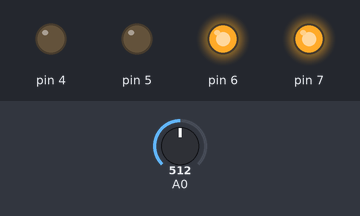
This sketch was run on a simulated Arduino Uno, built with avr-gcc and run on an emulated ATmega328P. Parts: output pins drawn as LEDs (lit = HIGH). The inputs (shaded band) are chosen by the test bench; at power-on: A0 = 512. What the sketch prints to the serial monitor is not drawn.

Above: at 1.2 s.
1.3 s: A0 set to 487
At 2.5 s:
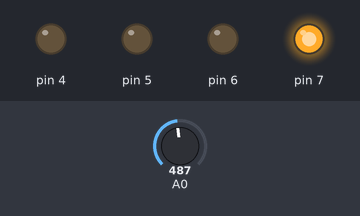
2.8 s: A0 set to 258
4.3 s: A0 set to 239
At 5.0 s:
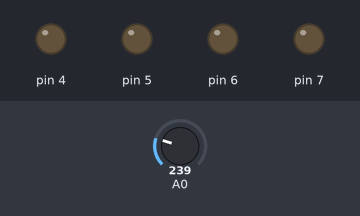
5.8 s: A0 set to 900
At 6.1 s:
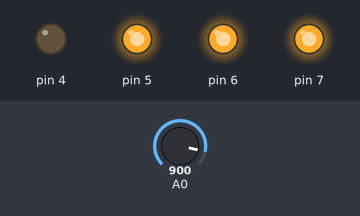
7.3 s: A0 set to 987
8.8 s: A0 set to 1013
At 9.6 s:
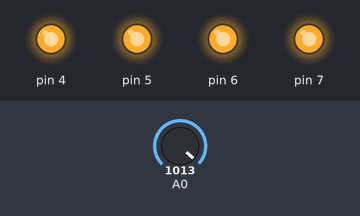
Timing chart, 0 to 11.3 s (numbered marks = the images above; inputs shaded):
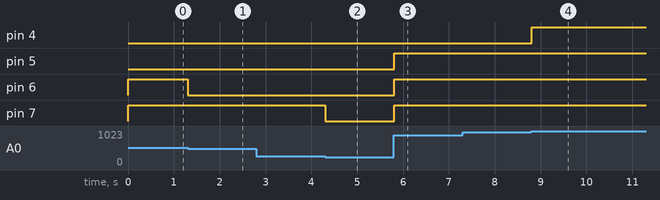

The sketch:

Potentiometer.ino
```cpp
/* This code uses a potentiometer and four single colour LEDs. Turning the potentiometer will result in the LEDS
 *
 * See attached Fritzing Diagram to set up the circuit and then follow the comments
  in the body of the code for a breakdown on each section of code.
 *
 *  Wesley Slade 2018 - IXDA Arduino Workshop - Sheridan College
 *  all /* comments are by Wesley Slade
*/

void setup() {
  /* Turns on serial communcations and allows the Arduino to detect the potentiometer's input */
  Serial.begin(9600);

/* pinMode allows us to tell the Arduino pins what mode to be in. In this tutorial
 *  we want to set four pins to output, so each pin can power a seperate LED.
*/
  pinMode(4,OUTPUT);
  pinMode(5,OUTPUT);
  pinMode(6,OUTPUT);
  pinMode(7,OUTPUT);
}

void loop() {
  /* We're setting up a variable called Knob to detect our potentiometer's input from the A0 Analog Pin on the Arduino.
   *  While doing that, we're also using the map function to scale it down to a lower number for convenience.
   *  Normally the potentiometer's input is between 0-1000~ and we're scaling it down to between 0-4 with the map function.
  */
 int Knob = map(analogRead(A0), 0, 1000, 0, 4);

 /* Serial.Print is a way for you to view your variables values while the code is running.
  *  Opening the Serial Monitor from the Tools menu will show our variable's values as the code runs
  *  The difference between Serial.print and Serial.println is that println will print on a new
  *  line each time the command runs.
 */
Serial.println(Knob);

/* We're written 4 if/else statements that turn on the LED based on how high the potentiometer's input is.
 *  Since we've used the map function to change the input range, we only have to put 1, 2, 3, 4 as the
 *  threshholds for our values.
 *
 *  The digitalWrite function powering the digital pin listed as a number in the function
 *  at 5V when it is declared as HIGH, and shutting off power to the pin when it is declared LOW.
 *
 *  We've chosen Arduin Digital Pins 4, 5, 6 and 7 as the pins the LEDs are powered from.
*/
  if (Knob >= 1) {
    digitalWrite(7,HIGH);
  } else {digitalWrite(7,LOW);}

    if (Knob >= 2) {
    digitalWrite(6,HIGH);
  } else {digitalWrite(6,LOW);}

    if (Knob >= 3) {
    digitalWrite(5,HIGH);
  } else {digitalWrite(5,LOW);}

    if (Knob >= 4) {
    digitalWrite(4,HIGH);
  } else {digitalWrite(4,LOW);}
}
```

Measured:
- the behaviour switches between 500 and 499 on A0 (found by bisection; images 0 and 1)
- the behaviour switches between 250 and 249 on A0 (found by bisection; images 1 and 2)
- the behaviour switches between 999 and 1000 on A0 (found by bisection; images 3 and 4)
- after the input at 1.3 s, pin 6: HIGH → LOW at once
- after the input at 4.3 s, pin 7: HIGH → LOW at once
- after the input at 5.8 s, pin 5–7: LOW → HIGH at once
- after the input at 8.8 s, pin 4: LOW → HIGH at once
